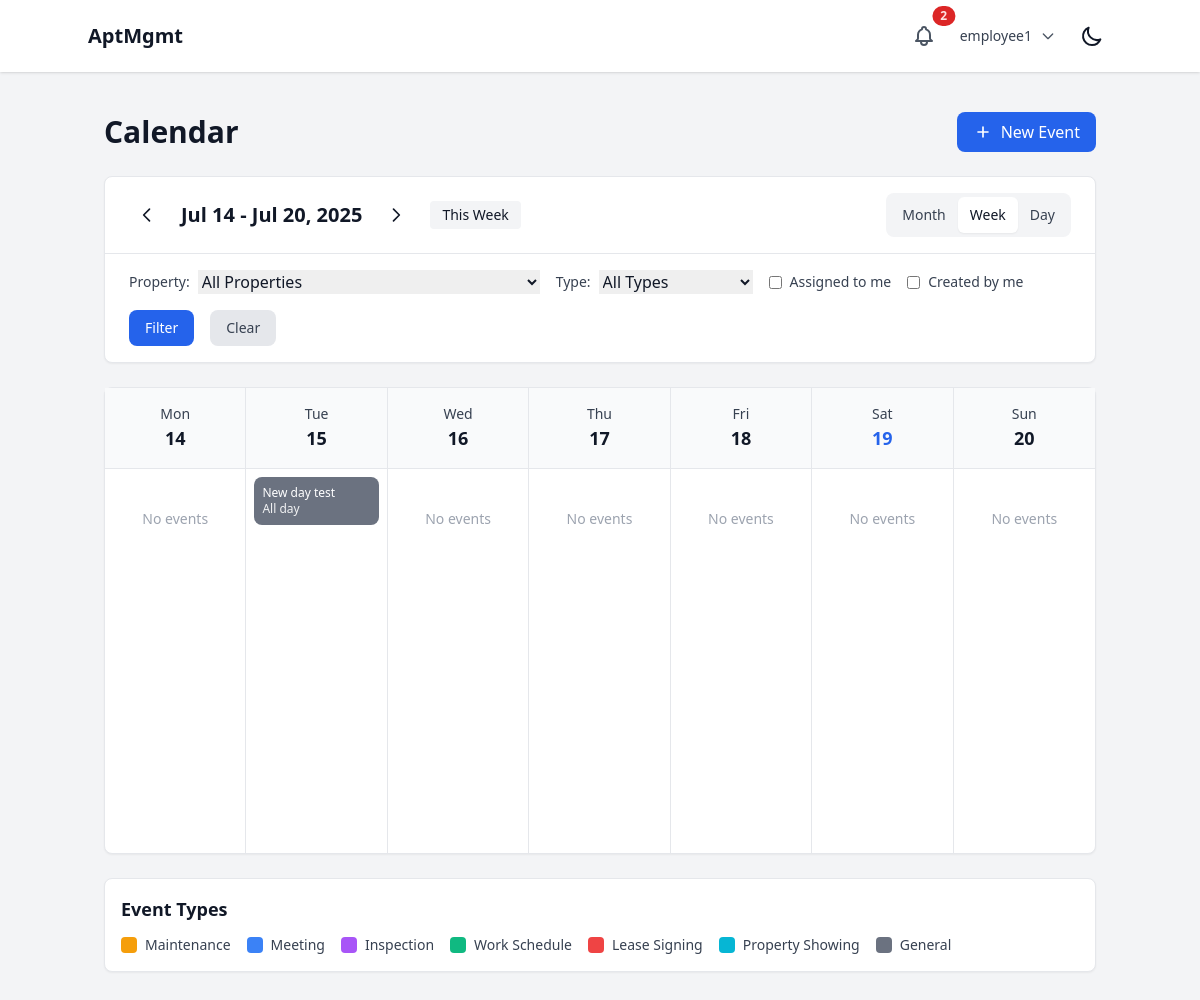
/calendar/week/ (signed in), run on an earlier commit of the app's database.
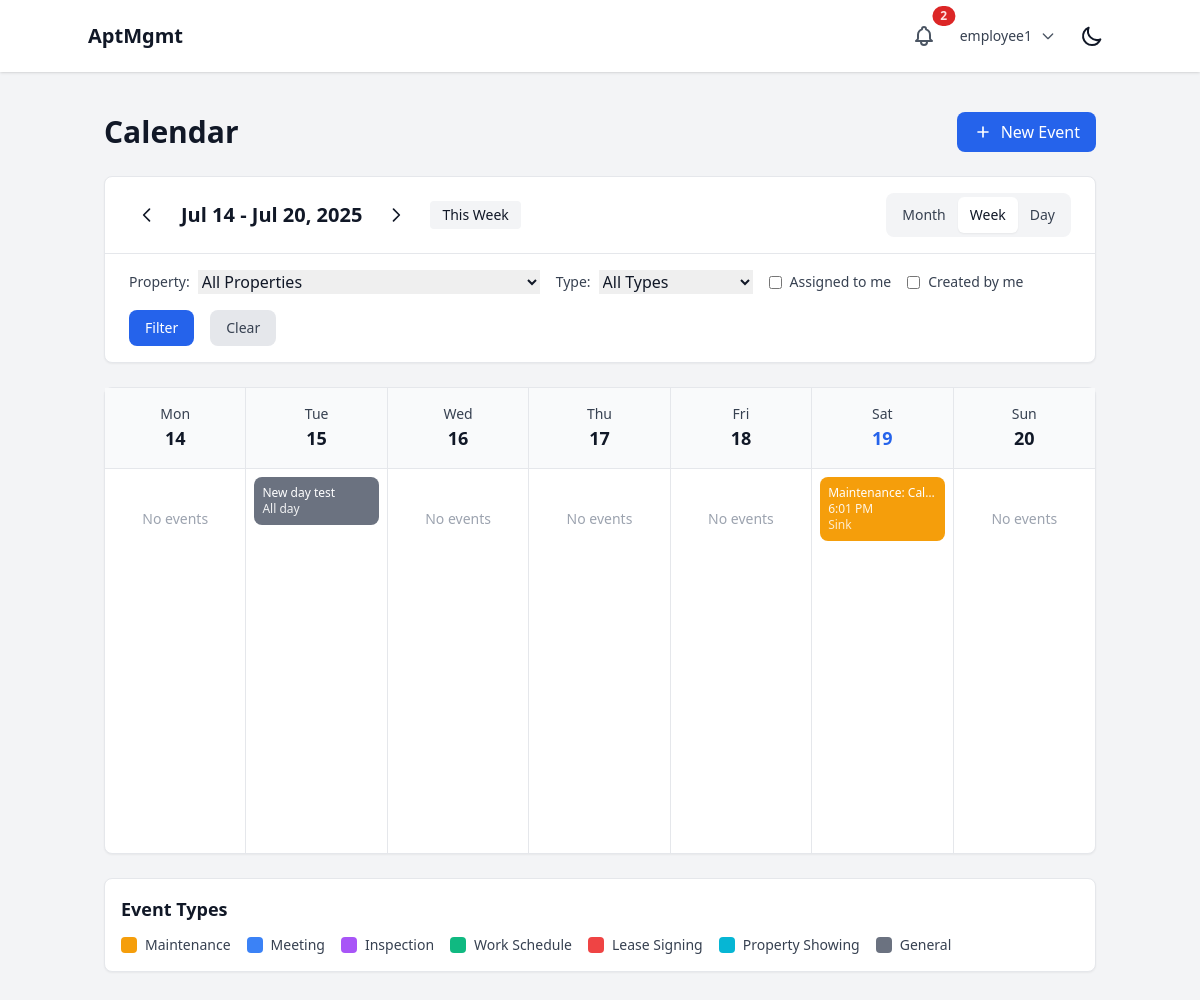
And on a later commit of the database.
### events/models.py (models this page shows, shortened)
class CalendarEvent(models.Model):
    class EventType(models.TextChoices):
        MAINTENANCE = "MAINTENANCE", "Maintenance"
        MEETING = "MEETING", "Meeting"
        INSPECTION = "INSPECTION", "Inspection"
        WORK_SCHEDULE = "WORK_SCHEDULE", "Work Schedule"
        LEASE_SIGNING = "LEASE_SIGNING", "Lease Signing"
        PROPERTY_SHOWING = "PROPERTY_SHOWING", "Property Showing"
        GENERAL = "GENERAL", "General"
    class Priority(models.TextChoices):
        LOW = "LOW", "Low"
        MEDIUM = "MEDIUM", "Medium"
        HIGH = "HIGH", "High"
        URGENT = "URGENT", "Urgent"
    title = models.CharField(max_length=200)
    description = models.TextField(blank=True)
    event_type = models.CharField(max_length=20, choices=EventType.choices, default=EventType.GENERAL)
    priority = models.CharField(max_length=10, choices=Priority.choices, default=Priority.MEDIUM)
    start_datetime = models.DateTimeField()
    end_datetime = models.DateTimeField()
    is_all_day = models.BooleanField(default=False)
    property = models.ForeignKey(Property, on_delete=models.CASCADE, related_name="events")
    apartment_unit = models.ForeignKey(ApartmentUnit, on_delete=models.CASCADE, related_name="events", null=True, blank=True)
    location_details = models.CharField(max_length=200, blank=True)
    created_by = models.ForeignKey(settings.AUTH_USER_MODEL, on_delete=models.CASCADE, related_name="created_events")
    assigned_to = models.ManyToManyField(settings.AUTH_USER_MODEL, blank=True, related_name="assigned_events")
    maintenance_request = models.ForeignKey(MaintenanceRequest, on_delete=models.CASCADE, null=True, blank=True, related_name="calendar_events")
    is_completed = models.BooleanField(default=False)
    is_cancelled = models.BooleanField(default=False)
    is_private = models.BooleanField(default=False)  # Private to creator only
    created_at = models.DateTimeField(auto_now_add=True)
    updated_at = models.DateTimeField(auto_now=True)
    class Meta:
        ordering = ['start_datetime']

### events/views.py (the view, shortened to what this page needs)
# urls.py: path('week/', views.calendar_week_view, name='calendar_week'),
@login_required
def calendar_week_view(request):
    today = timezone.localtime().date()
    days_since_monday = today.weekday()
    start_date = today - timedelta(days=days_since_monday)
    end_date = start_date + timedelta(days=6)
    events = get_user_events(request.user, start_date, end_date)
    filter_form = EventFilterForm(request.GET, user=request.user)
    if filter_form.is_valid():
        events = apply_event_filters(events, filter_form.cleaned_data, request.user)
    week_days = []
    current_date = start_date
    for i in range(7):
        day_start = timezone.make_aware(datetime.combine(current_date, datetime.min.time()))
        day_end = timezone.make_aware(datetime.combine(current_date, datetime.max.time()))
        day_events = events.filter(
            start_datetime__lte=day_end,
            end_datetime__gte=day_start
        ).order_by('start_datetime')
        week_days.append({
            'date': current_date,
            'events': day_events,
            'is_today': current_date == today
        })
        current_date += timedelta(days=1)
    context = {
        'week_days': week_days,
        'start_date': start_date,
        'end_date': end_date,
        'filter_form': filter_form,
        'view_type': 'week',
        'today': today,
    }
    return render(request, 'events/calendar_week.html', context)

### events/forms.py
class EventFilterForm(forms.Form):
    EVENT_TYPE_CHOICES = [('', 'All Types')] + list(CalendarEvent.EventType.choices)
    property = forms.ModelChoiceField(
        queryset=Property.objects.none(),
        required=False,
        empty_label="All Properties",
        widget=forms.Select(attrs={'class': 'form-select'})
    )
    event_type = forms.ChoiceField(
        choices=EVENT_TYPE_CHOICES,
        required=False,
        widget=forms.Select(attrs={'class': 'form-select'})
    )
    assigned_to_me = forms.BooleanField(
        required=False,
        widget=forms.CheckboxInput(attrs={'class': 'form-checkbox'})
    )
    created_by_me = forms.BooleanField(
        required=False,
        widget=forms.CheckboxInput(attrs={'class': 'form-checkbox'})
    )
    def __init__(self, *args, **kwargs):
        user = kwargs.pop('user', None)
        super().__init__(*args, **kwargs)
        if user and user.company:
            self.fields['property'].queryset = Property.objects.filter(company=user.company)

### properties/models.py (called while the page is built)
    def __str__(self):
        return f"{self.name} ({self.company.name})"

### events/templates/events/calendar_week.html (shortened to what the changed rows need)
{% extends 'base.html' %}
{% load form_tags %}
{% block content %}
<div class="container mx-auto px-4 py-6">
    <div class="flex justify-between items-center mb-6">
        <h1 class="text-3xl font-bold text-gray-900 dark:text-white">Calendar</h1>
    </div>
    <div class="bg-white dark:bg-gray-800 rounded-lg shadow-sm border border-gray-200 dark:border-gray-700 mb-6">
        <div class="px-6 py-4 border-b border-gray-200 dark:border-gray-700">
            <div class="flex flex-col lg:flex-row lg:items-center lg:justify-between space-y-4 lg:space-y-0">
                <div class="flex items-center space-x-4">
                    <button onclick="navigateWeek(-1)" class="p-2 hover:bg-gray-100 dark:hover:bg-gray-700 rounded-lg">
                        <svg class="w-5 h-5" fill="none" stroke="currentColor" viewBox="0 0 24 24">
                            <path stroke-linecap="round" stroke-linejoin="round" stroke-width="2" d="M15 19l-7-7 7-7"/>
                        </svg>
                    </button>
                    <h2 class="text-xl font-semibold text-gray-900 dark:text-white">
                        {{ start_date|date:"M d" }} - {{ end_date|date:"M d, Y" }}
                    </h2>
                    <button onclick="navigateWeek(1)" class="p-2 hover:bg-gray-100 dark:hover:bg-gray-700 rounded-lg">
                        <svg class="w-5 h-5" fill="none" stroke="currentColor" viewBox="0 0 24 24">
                            <path stroke-linecap="round" stroke-linejoin="round" stroke-width="2" d="M9 5l7 7-7 7"/>
                        </svg>
                    </button>
                    <a href="{% url 'events:calendar_week' %}" class="px-3 py-1 text-sm bg-gray-100 dark:bg-gray-700 hover:bg-gray-200 dark:hover:bg-gray-600 rounded">
                        This Week
                    </a>
                </div>
            </div>
        </div>
    </div>
    <div class="bg-white dark:bg-gray-800 rounded-lg shadow-sm border border-gray-200 dark:border-gray-700">
        <div class="grid grid-cols-7 gap-0">
            {% for day in week_days %}
            <div class="border-r border-gray-200 dark:border-gray-700 last:border-r-0">
                <div class="p-4 border-b border-gray-200 dark:border-gray-700 bg-gray-50 dark:bg-gray-700">
                    <div class="text-center">
                        <div class="text-sm font-medium text-gray-700 dark:text-gray-300">
                            {{ day.date|date:"D" }}
                        </div>
                        <div class="text-lg font-semibold {% if day.is_today %}text-blue-600 dark:text-blue-400{% else %}text-gray-900 dark:text-white{% endif %}">
                            {{ day.date|date:"d" }}
                        </div>
                    </div>
                </div>
                <div class="min-h-96 p-2 space-y-1">
                    {% for event in day.events %}
                    {% with event_start_date=event.start_datetime|date:"Y-m-d" event_end_date=event.end_datetime|date:"Y-m-d" current_day_date=day.date|date:"Y-m-d" %}
                    {% if event_start_date == event_end_date or not event.is_all_day %}
                        <div class="p-2 rounded-lg cursor-pointer hover:opacity-80 transition-opacity"
                             style="background-color: {% if event.event_type == 'MAINTENANCE' %}#f59e0b{% elif event.event_type == 'MEETING' %}#3b82f6{% elif event.event_type == 'INSPECTION' %}#8b5cf6{% elif event.event_type == 'WORK_SCHEDULE' %}#10b981{% elif event.event_type == 'LEASE_SIGNING' %}#ef4444{% elif event.event_type == 'PROPERTY_SHOWING' %}#06b6d4{% else %}#6b7280{% endif %}; color: white;"
                             onclick="window.location.href='{% url 'events:event_detail' event.id %}'">
                            <div class="text-xs font-medium truncate">{{ event.title }}</div>
                            <div class="text-xs opacity-90">
                                {% if not event.is_all_day %}
                                    {{ event.start_datetime|date:"g:i A" }}
                                {% else %}
                                    All day
                                {% endif %}
                            </div>
                            {% if event.location_details %}
                            <div class="text-xs opacity-80 truncate">{{ event.location_details }}</div>
                            {% endif %}
                        </div>
                    {% endif %}
                    {% endwith %}
                    {% empty %}
                    <div class="text-center text-gray-400 dark:text-gray-600 text-sm py-8">
                        No events
                    </div>
                    {% endfor %}
                </div>
            </div>
            {% endfor %}
        </div>
    </div>
</div>
{% endblock %}

What changed in the data, as far as the page shows it:
added CalendarEvent: end_datetime "Jul 20, 2025", title "Maintenance: Cal…", start_datetime "6:01 PM", location_details "Sink", event_type "MAINTENANCE" (drawn), shown under "Sat"
Also different on the page:
{{ end_date|date:"M d, Y" }}: "Jul 20, 2025" → (not shown)
list line gone: "No events"
